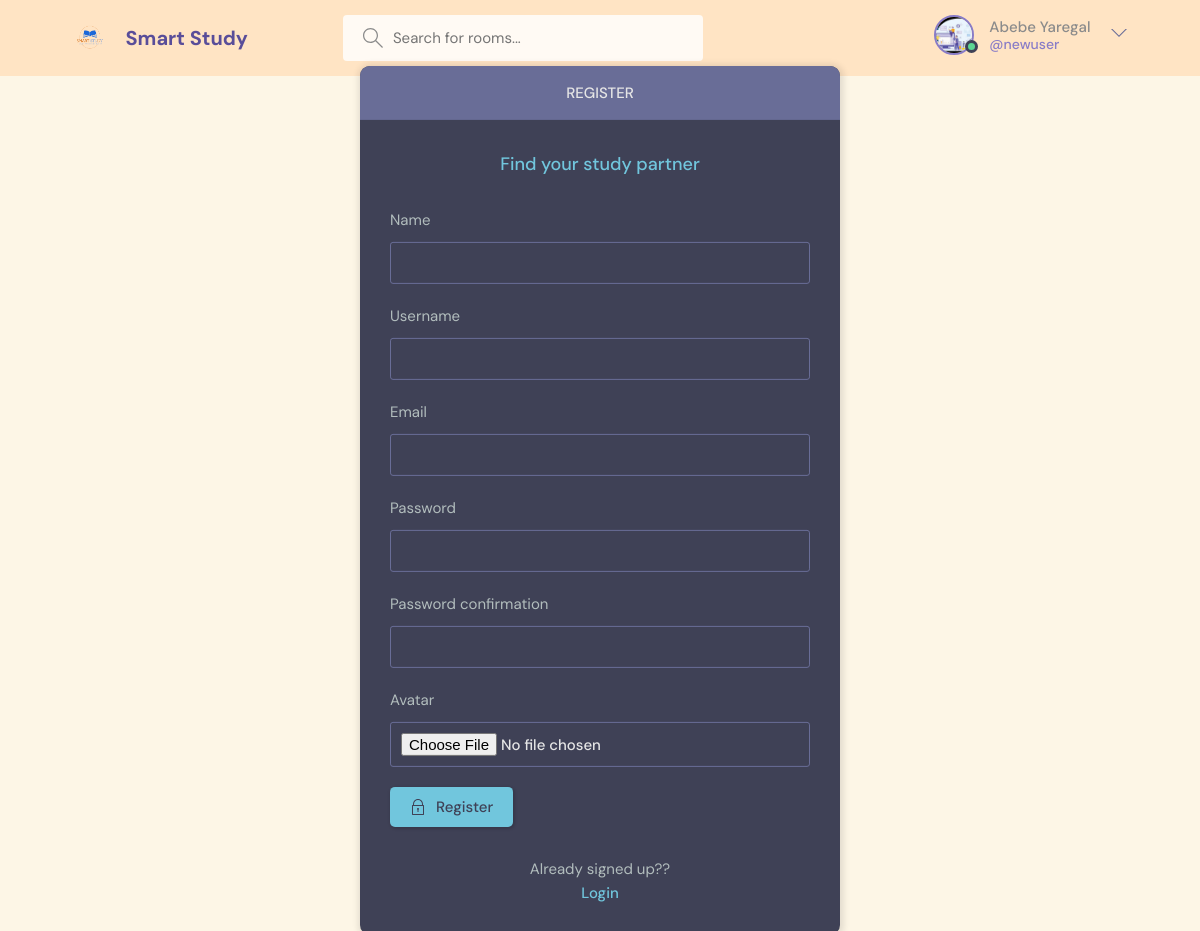
Screenshot of /register/ (signed in) with the database file from the repository.
### playground/models.py (models this page shows)
class User(AbstractUser):
    name = models.CharField(max_length=200, null=True)
    email = models.EmailField(null=True, unique=True)
    bio = models.TextField(null=True)
    avatar = models.ImageField(null=True, default='avatar.svg')
    REQUIRED_FIELDS = []

### playground/views.py (the view, shortened to what this page needs)
# urls.py: path('register/', views.registerUser, name="register"),
def registerUser(request):
    form = MyUserCreation
    context = {'form':form}
    return render(request, 'playground/login_register.html', context)

### playground/templates/playground/login_register.html (shortened to what this page needs)
{% extends 'main.html' %}
{% block content %}
    <main class="auth layout">
      {% if page == 'login' %}
      <div class="container">
        <div class="layout__box">
          <div class="layout__boxHeader">
            <div class="layout__boxTitle">
              <h3>Login</h3>
            </div>
          </div>
          <div class="layout__body">
            <h2 class="auth__tagline">Find your study partner</h2>
            <form class="form" action="" method="POST">
              {% csrf_token %}
              <div class="form__group form__group">
                <label for="">Username</label>
                <input type="text" name="username" placeholder="Enter Username" />
              </div>
              <div class="form__group">
                <label for="">Password</label>
                <input type="password" name="password" placeholder="Enter Password" />
              </div>
              <button class="btn btn--main" type="submit" value="Login">
                <svg
                  version="1.1"
                  xmlns="http://www.w3.org/2000/svg"
                  width="32"
                  height="32"
                  viewBox="0 0 32 32"
                >
                  <title>lock</title>
                  <path
                    d="M27 12h-1v-2c0-5.514-4.486-10-10-10s-10 4.486-10 10v2h-1c-0.553 0-1 0.447-1 1v18c0 0.553 0.447 1 1 1h22c0.553 0 1-0.447 1-1v-18c0-0.553-0.447-1-1-1zM8 10c0-4.411 3.589-8 8-8s8 3.589 8 8v2h-16v-2zM26 30h-20v-16h20v16z"
                  ></path>
                  <path
                    d="M15 21.694v4.306h2v-4.306c0.587-0.348 1-0.961 1-1.694 0-1.105-0.895-2-2-2s-2 0.895-2 2c0 0.732 0.413 1.345 1 1.694z"
                  ></path>
                </svg>
                Login
              </button>
            </form>
            <div class="auth__action">
              <p>Haven't signed up yet?</p>
              <a href="{% url 'register' %}" class="btn btn--link">Sign Up</a>
            </div>
          </div>
        </div>
      </div>
      {% else %}
      <div class="container">
        <div class="layout__box">
          <div class="layout__boxHeader">
            <div class="layout__boxTitle">
              <h3>Register</h3>
            </div>
          </div>
          <div class="layout__body">
            <h2 class="auth__tagline">Find your study partner</h2>
            <form class="form" action="" method="POST" enctype="multipart/form-data">
             {% for field in form %}
              <div class="form__group form__group">
                <label for="">{{field.label}}</label>
                {{field}}
              </div>
              {% endfor %}
              <button class="btn btn--main" type="submit" value="Login">
                Register
              </button>
            </form>
            <div class="auth__action">
              <p>Already signed up??</p>
              <a href="{% url 'login' %}" class="btn btn--link">Login</a>
            </div>
          </div>
        </div>
      </div>
      {% endif %}
    </main>
    {% endblock content %}

### templates/navbar.html (shortened to what this page needs)
{% load static %}
<header class="header header--loggedIn" style="background-color: bisque;">
    <div class="container">
      <a href="{% url 'home' %}" class="header__logo">
        <img src="{% static 'images/logo.png' %}" />
        <h1 style="color: rgb(89, 77, 153);">Smart Study</h1>
      </a>
      <form class="header__search" method="GET" action="{% url 'home' %}">
        <label style="background-color: rgb(255, 250, 244);">
          <input name="q" placeholder="Search for rooms..." />
        </label>
      </form>
      <nav class="header__menu">
        {% if request.user.is_authenticated %}
        <div class="header__user">
          <a href="{% url 'user-profile' user.id %}">
            <div class="avatar avatar--medium active" style="border-color: rgb(137, 124, 199);">
              <img src="{{request.user.avatar.url}}" />
            </div>
            <p>{{request.user.name}} <span style="color:rgb(137, 124, 199);">@{{request.user.username}}</span></p>
          </a>
          <button class="dropdown-button">
            <svg version="1.1" xmlns="http://www.w3.org/2000/svg" width="32" height="32" viewBox="0 0 32 32">
              <title>chevron-down</title>
              <path d="M16 21l-13-13h-3l16 16 16-16h-3l-13 13z"></path>
            </svg>
          </button>
        </div>
        {% else %}
        <a href="{% url 'login' %}">
          <img src="{% static 'images/avatar.svg' %}" />
          <p>Login</p>
        </a>
        {% endif %}
      </nav>
    </div>
  </header>

### rows the page displays
User: user.avatar (picture), user.name "Abebe Yaregal", user.username "newuser"

### other values shown
{{ field.label }} "Name" "Username" "Email" "Password" "Password confirmation" "Avatar"
